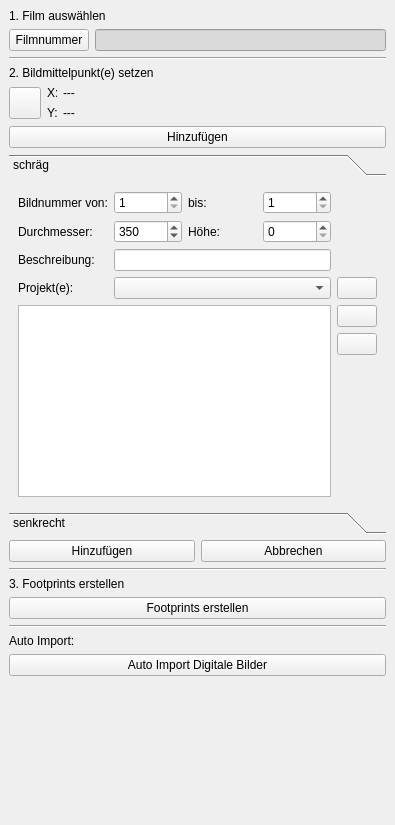
<?xml version="1.0" encoding="UTF-8"?>
<ui version="4.0">
 <class>apisImageMappingDialog</class>
 <widget class="QDockWidget" name="apisImageMappingDialog">
  <property name="geometry">
   <rect>
    <x>0</x>
    <y>0</y>
    <width>395</width>
    <height>825</height>
   </rect>
  </property>
  <property name="windowIcon">
   <iconset resource="resource.qrc">
    <normaloff>:/plugins/APIS/icons/apis.png</normaloff>:/plugins/APIS/icons/apis.png</iconset>
  </property>
  <property name="layoutDirection">
   <enum>Qt::LeftToRight</enum>
  </property>
  <property name="locale">
   <locale language="German" country="Austria"/>
  </property>
  <property name="floating">
   <bool>false</bool>
  </property>
  <property name="windowTitle">
   <string>APIS Bilder Kartierung</string>
  </property>
  <widget class="QWidget" name="dockWidgetContents">
   <layout class="QVBoxLayout" name="verticalLayout">
    <item>
     <widget class="QLabel" name="label_4">
      <property name="text">
       <string>1. Film auswählen</string>
      </property>
     </widget>
    </item>
    <item>
     <layout class="QHBoxLayout" name="uiFilmSelectionHorizontalLayout">
      <item>
       <widget class="QPushButton" name="uiFilmSelectionBtn">
        <property name="text">
         <string>Filmnummer</string>
        </property>
        <property name="icon">
         <iconset resource="resource.qrc">
          <normaloff>:/plugins/APIS/icons/film_selection.png</normaloff>:/plugins/APIS/icons/film_selection.png</iconset>
        </property>
        <property name="iconSize">
         <size>
          <width>24</width>
          <height>24</height>
         </size>
        </property>
        <property name="autoDefault">
         <bool>false</bool>
        </property>
       </widget>
      </item>
      <item>
       <widget class="QLineEdit" name="uiCurrentFilmNumberEdit">
        <property name="styleSheet">
         <string notr="true">background-color: rgb(218, 218, 218);</string>
        </property>
        <property name="frame">
         <bool>true</bool>
        </property>
        <property name="readOnly">
         <bool>true</bool>
        </property>
       </widget>
      </item>
     </layout>
    </item>
    <item>
     <widget class="Line" name="line_2">
      <property name="orientation">
       <enum>Qt::Horizontal</enum>
      </property>
     </widget>
    </item>
    <item>
     <layout class="QGridLayout" name="uiMappingGridLayout">
      <item row="1" column="1">
       <widget class="QLabel" name="label">
        <property name="maximumSize">
         <size>
          <width>10</width>
          <height>16777215</height>
         </size>
        </property>
        <property name="text">
         <string>X:</string>
        </property>
       </widget>
      </item>
      <item row="2" column="2">
       <widget class="QLabel" name="uiYCoordinateLbl">
        <property name="text">
         <string>---</string>
        </property>
       </widget>
      </item>
      <item row="0" column="0" colspan="3">
       <widget class="QLabel" name="label_5">
        <property name="text">
         <string>2. Bildmittelpunkt(e) setzen</string>
        </property>
       </widget>
      </item>
      <item row="1" column="2">
       <widget class="QLabel" name="uiXCoordinateLbl">
        <property name="text">
         <string>---</string>
        </property>
       </widget>
      </item>
      <item row="1" column="0" rowspan="2">
       <widget class="QPushButton" name="uiSetCenterPointBtn">
        <property name="maximumSize">
         <size>
          <width>32</width>
          <height>32</height>
         </size>
        </property>
        <property name="text">
         <string/>
        </property>
        <property name="icon">
         <iconset resource="resource.qrc">
          <normaloff>:/plugins/APIS/icons/center_point.png</normaloff>:/plugins/APIS/icons/center_point.png</iconset>
        </property>
        <property name="iconSize">
         <size>
          <width>24</width>
          <height>24</height>
         </size>
        </property>
        <property name="checkable">
         <bool>true</bool>
        </property>
        <property name="checked">
         <bool>false</bool>
        </property>
        <property name="flat">
         <bool>false</bool>
        </property>
       </widget>
      </item>
      <item row="2" column="1">
       <widget class="QLabel" name="label_3">
        <property name="maximumSize">
         <size>
          <width>10</width>
          <height>16777215</height>
         </size>
        </property>
        <property name="text">
         <string>Y:</string>
        </property>
       </widget>
      </item>
      <item row="3" column="0" colspan="3">
       <widget class="QPushButton" name="uiAddCenterPointBtn">
        <property name="text">
         <string>Hinzufügen</string>
        </property>
        <property name="icon">
         <iconset resource="resource.qrc">
          <normaloff>:/plugins/APIS/icons/add.png</normaloff>:/plugins/APIS/icons/add.png</iconset>
        </property>
        <property name="iconSize">
         <size>
          <width>24</width>
          <height>24</height>
         </size>
        </property>
       </widget>
      </item>
     </layout>
    </item>
    <item>
     <layout class="QGridLayout" name="uiMappingDetailsGridLayout">
      <property name="leftMargin">
       <number>0</number>
      </property>
      <item row="1" column="1">
       <widget class="QPushButton" name="uiCancelCenterPointBtn">
        <property name="text">
         <string>Abbrechen</string>
        </property>
        <property name="icon">
         <iconset resource="resource.qrc">
          <normaloff>:/plugins/APIS/icons/cancel.png</normaloff>:/plugins/APIS/icons/cancel.png</iconset>
        </property>
        <property name="iconSize">
         <size>
          <width>11</width>
          <height>11</height>
         </size>
        </property>
       </widget>
      </item>
      <item row="1" column="0">
       <widget class="QPushButton" name="uiSaveCenterPointBtn">
        <property name="text">
         <string>Hinzufügen</string>
        </property>
        <property name="icon">
         <iconset resource="resource.qrc">
          <normaloff>:/plugins/APIS/icons/add.png</normaloff>:/plugins/APIS/icons/add.png</iconset>
        </property>
        <property name="iconSize">
         <size>
          <width>11</width>
          <height>11</height>
         </size>
        </property>
       </widget>
      </item>
      <item row="0" column="0" colspan="2">
       <widget class="QToolBox" name="uiMappingDetailsTBox">
        <property name="enabled">
         <bool>true</bool>
        </property>
        <property name="currentIndex">
         <number>0</number>
        </property>
        <widget class="QWidget" name="pageOblique">
         <property name="geometry">
          <rect>
           <x>0</x>
           <y>0</y>
           <width>375</width>
           <height>312</height>
          </rect>
         </property>
         <attribute name="icon">
          <iconset>
           <normaloff>:/plugins/APIS/icons/kartierung_schraeg.png</normaloff>:/plugins/APIS/icons/kartierung_schraeg.png</iconset>
         </attribute>
         <attribute name="label">
          <string>schräg</string>
         </attribute>
         <layout class="QVBoxLayout" name="verticalLayout_2">
          <item>
           <layout class="QGridLayout" name="gridLayout_3">
            <item row="0" column="0">
             <widget class="QLabel" name="label_8">
              <property name="text">
               <string>Bildnummer von:</string>
              </property>
             </widget>
            </item>
            <item row="0" column="2">
             <widget class="QLabel" name="label_9">
              <property name="text">
               <string>bis:</string>
              </property>
             </widget>
            </item>
            <item row="2" column="0">
             <widget class="QLabel" name="label_13">
              <property name="text">
               <string>Beschreibung:</string>
              </property>
             </widget>
            </item>
            <item row="3" column="1" colspan="3">
             <widget class="QComboBox" name="uiProjectObliqueCombo"/>
            </item>
            <item row="0" column="3">
             <widget class="QSpinBox" name="uiImageNumberToSpn">
              <property name="minimum">
               <number>1</number>
              </property>
              <property name="maximum">
               <number>999</number>
              </property>
             </widget>
            </item>
            <item row="1" column="2">
             <widget class="QLabel" name="label_11">
              <property name="text">
               <string>Höhe:</string>
              </property>
             </widget>
            </item>
            <item row="0" column="1">
             <widget class="QSpinBox" name="uiImageNumberFromSpn">
              <property name="minimum">
               <number>1</number>
              </property>
              <property name="maximum">
               <number>999</number>
              </property>
             </widget>
            </item>
            <item row="3" column="0">
             <widget class="QLabel" name="label_14">
              <property name="text">
               <string>Projekt(e):</string>
              </property>
             </widget>
            </item>
            <item row="1" column="1">
             <widget class="QSpinBox" name="uiImageDiameterSpn">
              <property name="minimum">
               <number>150</number>
              </property>
              <property name="maximum">
               <number>3000</number>
              </property>
              <property name="value">
               <number>350</number>
              </property>
             </widget>
            </item>
            <item row="4" column="4">
             <widget class="QPushButton" name="uiAddProjectObliqueBtn">
              <property name="sizePolicy">
               <sizepolicy hsizetype="Fixed" vsizetype="Fixed">
                <horstretch>0</horstretch>
                <verstretch>0</verstretch>
               </sizepolicy>
              </property>
              <property name="text">
               <string/>
              </property>
              <property name="icon">
               <iconset resource="resource.qrc">
                <normaloff>:/plugins/APIS/icons/add.png</normaloff>:/plugins/APIS/icons/add.png</iconset>
              </property>
             </widget>
            </item>
            <item row="5" column="4">
             <widget class="QPushButton" name="uiRemoveProjectObliqueBtn">
              <property name="sizePolicy">
               <sizepolicy hsizetype="Fixed" vsizetype="Fixed">
                <horstretch>0</horstretch>
                <verstretch>0</verstretch>
               </sizepolicy>
              </property>
              <property name="text">
               <string/>
              </property>
              <property name="icon">
               <iconset resource="resource.qrc">
                <normaloff>:/plugins/APIS/icons/remove.png</normaloff>:/plugins/APIS/icons/remove.png</iconset>
              </property>
             </widget>
            </item>
            <item row="1" column="0">
             <widget class="QLabel" name="label_10">
              <property name="text">
               <string>Durchmesser:</string>
              </property>
             </widget>
            </item>
            <item row="1" column="3">
             <widget class="QSpinBox" name="uiFlightHeightObliqueSpn">
              <property name="maximum">
               <number>99999</number>
              </property>
             </widget>
            </item>
            <item row="4" column="0" rowspan="3" colspan="4">
             <widget class="QListWidget" name="uiProjectObliqueList"/>
            </item>
            <item row="2" column="1" colspan="3">
             <widget class="QLineEdit" name="uiImageDescriptionObliqueEdit"/>
            </item>
            <item row="3" column="4">
             <widget class="QPushButton" name="uiEditProjectTableObliqueBtn">
              <property name="sizePolicy">
               <sizepolicy hsizetype="Fixed" vsizetype="Fixed">
                <horstretch>0</horstretch>
                <verstretch>0</verstretch>
               </sizepolicy>
              </property>
              <property name="text">
               <string/>
              </property>
              <property name="icon">
               <iconset resource="resource.qrc">
                <normaloff>:/plugins/APIS/icons/sketch.png</normaloff>:/plugins/APIS/icons/sketch.png</iconset>
              </property>
             </widget>
            </item>
           </layout>
          </item>
         </layout>
        </widget>
        <widget class="QWidget" name="pageVertical">
         <property name="geometry">
          <rect>
           <x>0</x>
           <y>0</y>
           <width>358</width>
           <height>317</height>
          </rect>
         </property>
         <attribute name="icon">
          <iconset>
           <normaloff>:/plugins/APIS/icons/kartierung_senkrecht.png</normaloff>:/plugins/APIS/icons/kartierung_senkrecht.png</iconset>
         </attribute>
         <attribute name="label">
          <string>senkrecht</string>
         </attribute>
         <layout class="QVBoxLayout" name="verticalLayout_3">
          <item>
           <layout class="QGridLayout" name="gridLayout">
            <item row="3" column="2">
             <widget class="QPushButton" name="uiEditProjectTableVerticalBtn">
              <property name="sizePolicy">
               <sizepolicy hsizetype="Fixed" vsizetype="Fixed">
                <horstretch>0</horstretch>
                <verstretch>0</verstretch>
               </sizepolicy>
              </property>
              <property name="text">
               <string/>
              </property>
              <property name="icon">
               <iconset resource="resource.qrc">
                <normaloff>:/plugins/APIS/icons/sketch.png</normaloff>:/plugins/APIS/icons/sketch.png</iconset>
              </property>
             </widget>
            </item>
            <item row="5" column="2">
             <widget class="QPushButton" name="uiRemoveProjectVerticalBtn">
              <property name="sizePolicy">
               <sizepolicy hsizetype="Fixed" vsizetype="Fixed">
                <horstretch>0</horstretch>
                <verstretch>0</verstretch>
               </sizepolicy>
              </property>
              <property name="text">
               <string/>
              </property>
              <property name="icon">
               <iconset resource="resource.qrc">
                <normaloff>:/plugins/APIS/icons/remove.png</normaloff>:/plugins/APIS/icons/remove.png</iconset>
              </property>
             </widget>
            </item>
            <item row="0" column="1">
             <widget class="QSpinBox" name="uiImageNumberSpn">
              <property name="minimum">
               <number>1</number>
              </property>
              <property name="maximum">
               <number>999</number>
              </property>
             </widget>
            </item>
            <item row="3" column="0">
             <widget class="QLabel" name="label_16">
              <property name="text">
               <string>Projekt(e):</string>
              </property>
             </widget>
            </item>
            <item row="4" column="0" rowspan="3" colspan="2">
             <widget class="QListWidget" name="uiProjectVerticalList">
              <property name="sizePolicy">
               <sizepolicy hsizetype="MinimumExpanding" vsizetype="MinimumExpanding">
                <horstretch>0</horstretch>
                <verstretch>0</verstretch>
               </sizepolicy>
              </property>
             </widget>
            </item>
            <item row="1" column="1">
             <widget class="QSpinBox" name="uiFlightHeightVerticalSpn">
              <property name="minimum">
               <number>1</number>
              </property>
              <property name="maximum">
               <number>99999</number>
              </property>
              <property name="value">
               <number>100</number>
              </property>
             </widget>
            </item>
            <item row="0" column="0">
             <widget class="QLabel" name="label_6">
              <property name="text">
               <string>Bildnummer:</string>
              </property>
             </widget>
            </item>
            <item row="4" column="2">
             <widget class="QPushButton" name="uiAddProjectVerticalBtn">
              <property name="sizePolicy">
               <sizepolicy hsizetype="Fixed" vsizetype="Fixed">
                <horstretch>0</horstretch>
                <verstretch>0</verstretch>
               </sizepolicy>
              </property>
              <property name="text">
               <string/>
              </property>
              <property name="icon">
               <iconset resource="resource.qrc">
                <normaloff>:/plugins/APIS/icons/add.png</normaloff>:/plugins/APIS/icons/add.png</iconset>
              </property>
             </widget>
            </item>
            <item row="1" column="0">
             <widget class="QLabel" name="label_7">
              <property name="text">
               <string>Höhe:</string>
              </property>
             </widget>
            </item>
            <item row="3" column="1">
             <widget class="QComboBox" name="uiProjectVerticalCombo">
              <property name="sizePolicy">
               <sizepolicy hsizetype="Minimum" vsizetype="Fixed">
                <horstretch>0</horstretch>
                <verstretch>0</verstretch>
               </sizepolicy>
              </property>
             </widget>
            </item>
            <item row="2" column="0">
             <widget class="QLabel" name="label_12">
              <property name="text">
               <string>Beschreibung:</string>
              </property>
             </widget>
            </item>
            <item row="2" column="1">
             <widget class="QLineEdit" name="uiImageDescriptionVerticalEdit"/>
            </item>
           </layout>
          </item>
         </layout>
        </widget>
       </widget>
      </item>
     </layout>
    </item>
    <item>
     <widget class="Line" name="line_3">
      <property name="orientation">
       <enum>Qt::Horizontal</enum>
      </property>
     </widget>
    </item>
    <item>
     <layout class="QVBoxLayout" name="uiFootprintsVerticalLayout">
      <item>
       <widget class="QLabel" name="label_15">
        <property name="text">
         <string>3. Footprints erstellen</string>
        </property>
       </widget>
      </item>
      <item>
       <widget class="QPushButton" name="uiGenerateFootprintsBtn">
        <property name="text">
         <string>Footprints erstellen</string>
        </property>
        <property name="icon">
         <iconset resource="resource.qrc">
          <normaloff>:/plugins/APIS/icons/footprints.png</normaloff>:/plugins/APIS/icons/footprints.png</iconset>
        </property>
        <property name="iconSize">
         <size>
          <width>24</width>
          <height>24</height>
         </size>
        </property>
       </widget>
      </item>
     </layout>
    </item>
    <item>
     <widget class="Line" name="line_4">
      <property name="orientation">
       <enum>Qt::Horizontal</enum>
      </property>
     </widget>
    </item>
    <item>
     <layout class="QVBoxLayout" name="uiAutoImportHorizontalLayout">
      <item>
       <widget class="QLabel" name="label_2">
        <property name="text">
         <string>Auto Import:</string>
        </property>
       </widget>
      </item>
      <item>
       <widget class="QPushButton" name="uiAutoImportBtn">
        <property name="text">
         <string>Auto Import Digitale Bilder</string>
        </property>
        <property name="icon">
         <iconset resource="resource.qrc">
          <normaloff>:/plugins/APIS/icons/monoplot.png</normaloff>:/plugins/APIS/icons/monoplot.png</iconset>
        </property>
        <property name="iconSize">
         <size>
          <width>24</width>
          <height>24</height>
         </size>
        </property>
       </widget>
      </item>
     </layout>
    </item>
    <item>
     <spacer name="verticalSpacer">
      <property name="orientation">
       <enum>Qt::Vertical</enum>
      </property>
      <property name="sizeHint" stdset="0">
       <size>
        <width>20</width>
        <height>40</height>
       </size>
      </property>
     </spacer>
    </item>
   </layout>
  </widget>
 </widget>
 <resources>
  <include location="resource.qrc"/>
 </resources>
 <connections/>
</ui>
